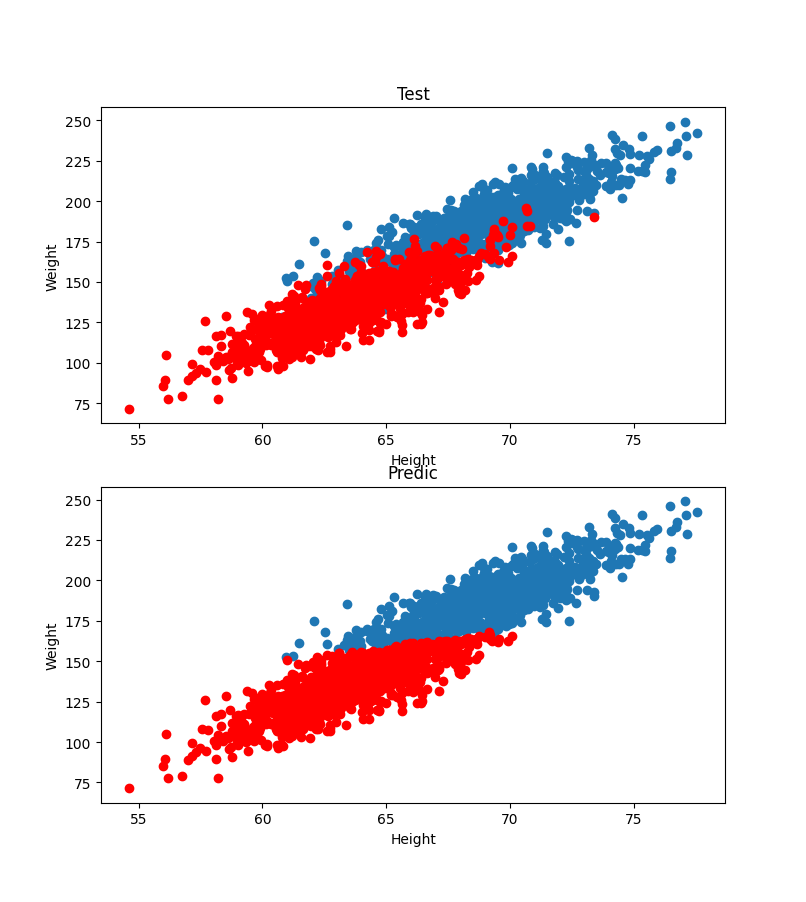

The Python source for this figure:
#### Librerias a utilizar #####
import numpy as np 
import pandas as pd
from sklearn import datasets,linear_model
import matplotlib.pyplot as plt
from sklearn.model_selection import train_test_split #separa data
import sklearn
from sklearn.utils import resample
from sklearn.metrics import mean_squared_error


#KNN
from sklearn.neighbors import NearestNeighbors
from sklearn.neighbors import KNeighborsClassifier


#Naive Bayes
from sklearn.naive_bayes import GaussianNB

#MatrixConfusion

from sklearn.metrics import confusion_matrix





# Import libraries for graphs
from mpl_toolkits import mplot3d

filename="genero.txt"




def main():
    
    #Lectura de Datos
    data_default = pd.read_csv(filename,sep=",",header=0)

    # Entendimiento de la data
    print('Informacion del data set')
    """ print(data_default.shape)
    print(data_default.head(78))
    print(data_default.columns) """

    #Convertir yes y no a 1 o 0
    data_default.loc[data_default['Gender'] == 'Male' , 'Gender'] = 1
    data_default.loc[data_default['Gender'] == 'Female' , 'Gender'] = 0

    #Imprimir data set despues de conversion
    X_male = data_default['Gender'] == 1
    X_female = data_default['Gender'] == 0
    #### PREPARAR DATA PARA KNN ###

    #Define inputs X columns studen, balance and income
    X = data_default.iloc[:,1:3]

    #Defino output
    y = data_default.iloc[:,0]

    indices = range(X.shape[0])
    #Partimos los data sets
    #X_train,X_test,y_train,y_test = train_test_split(X,y,indices,test_size=0.2)
    X_train,X_test,y_train,y_test,indices_train,indices_test = train_test_split(X, y,indices, test_size=0.2)
    
    y_train=y_train.astype('int')
    y_test=y_test.astype('int')

    values = [1,2,3,5,10,15,20,50,75,100]
    data_Presition=[]

    for a in values:
        
        knn = KNeighborsClassifier(algorithm='brute',n_neighbors=a)
        
        knn.fit(X_train,y_train) 
        y_predic = knn.predict(X_test)
        print(a)
        data_Presition.append(knn.score(X_test,y_test))
        conf_matrix = confusion_matrix(y_test,y_predic)
        print(conf_matrix)
    
    """ x = values
    y = data_Presition

    plt.scatter(x, y)
    plt.title("KNN Clasifier")
    plt.xlabel("Neighbors")
    plt.ylabel("Precision")
    plt.legend(loc='upper left')
    plt.show() """
   
    print("######### Grafica genero #########")

    knn = KNeighborsClassifier(algorithm='brute',n_neighbors=80)
        
    knn.fit(X_train,y_train) 
    y_predic = knn.predict(X_test)

    print("y predict", y_predic)
    #get presision
    score = knn.score(X_train,y_train)
    print(score)
    #get matrix confision
    conf_matrix = confusion_matrix(y_test,y_predic)
    print(conf_matrix)

    y_test = np.array(y_test)
    #y_predic = np.array(y_predic)
    x_matrix_data =  np.array(X_test)[:,0]
    y_matrix_data =  np.array(X_test)[:,1]

    
    fig, ax = plt.subplots(2)
    plt.title("Naive Bayes")

    X_height_male = []
    Y_weight_male = []

    X_height_famele = []
    Y_weight_female = []


    for i in range(len(indices_test)):
        if (y_test[i]==1): #case male
            X_height_male.append(x_matrix_data[i])
            Y_weight_male.append(y_matrix_data[i])
        else: #case female
            X_height_famele.append(x_matrix_data[i])
            Y_weight_female.append(y_matrix_data[i])

    ax[0].scatter(X_height_male,Y_weight_male)
    ax[0].scatter(X_height_famele,Y_weight_female,color='red')
    ax[0].set_title('Test')
    ax[0].set_xlabel('Height')
    ax[0].set_ylabel('Weight')


    X_height_male_predict = []
    Y_weight_male_predic = []
    X_height_female_predict = []
    Y_weight_female_predic = []

    for i in range(len(indices_test)):
        if (y_predic[i]==1): #case male
            X_height_male_predict.append(x_matrix_data[i])
            Y_weight_male_predic.append(y_matrix_data[i])
        else: #case female
            X_height_female_predict.append(x_matrix_data[i])
            Y_weight_female_predic.append(y_matrix_data[i])


    ax[1].scatter(X_height_male_predict,Y_weight_male_predic)
    ax[1].scatter(X_height_female_predict,Y_weight_female_predic,color='red')
    ax[1].set_title('Predic')
    ax[1].set_xlabel('Height')
    ax[1].set_ylabel('Weight')


    plt.show()



main()
